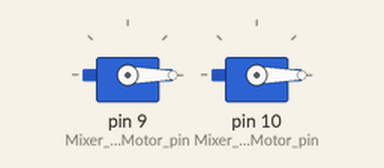
This sketch was run on a simulated Arduino Uno, built with avr-gcc and run on an emulated ATmega328P. Shown: 2 × servo.

Above: at 0.05 s.
At 10.0 s:
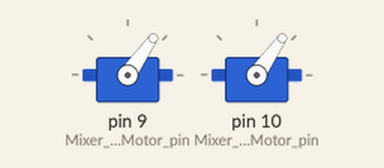
Timing chart, 0 to 13.0 s (numbered marks = the images above):
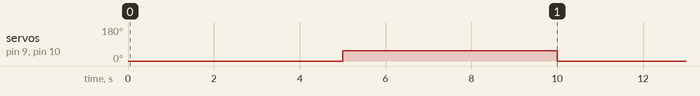

The sketch:

Mixer-Test-ShredderGate_RCServos.ino
```cpp
// (licence header left out)
#include <Servo.h>

Servo Mixer_shredderGateLeftServoMotor;
Servo Mixer_shredderGateRightServoMotor;
const int Mixer_shredderGateLeftServoMotor_pin = 9;
const int Mixer_shredderGateRightServoMotor_pin = 10;

void setup() {
  Mixer_shredderGateLeftServoMotor.attach(Mixer_shredderGateLeftServoMotor_pin);
  Mixer_shredderGateRightServoMotor.attach(Mixer_shredderGateRightServoMotor_pin);

}

void loop() {
    Mixer_shredderGateLeftServoMotor.write(0);
    Mixer_shredderGateRightServoMotor.write(0);
    delay(5000);
    Mixer_shredderGateLeftServoMotor.write(55); //max position is 55
    Mixer_shredderGateRightServoMotor.write(55);
    delay(5000);
}
```

Measured:
- by itself, servo on pin 9 (Mixer_shredderGateLeftServoMotor_pin), servo on pin 10 (Mixer_shredderGateRightServoMotor_pin): alternates 55° for 5.0 s and 0° for 5.0 s
